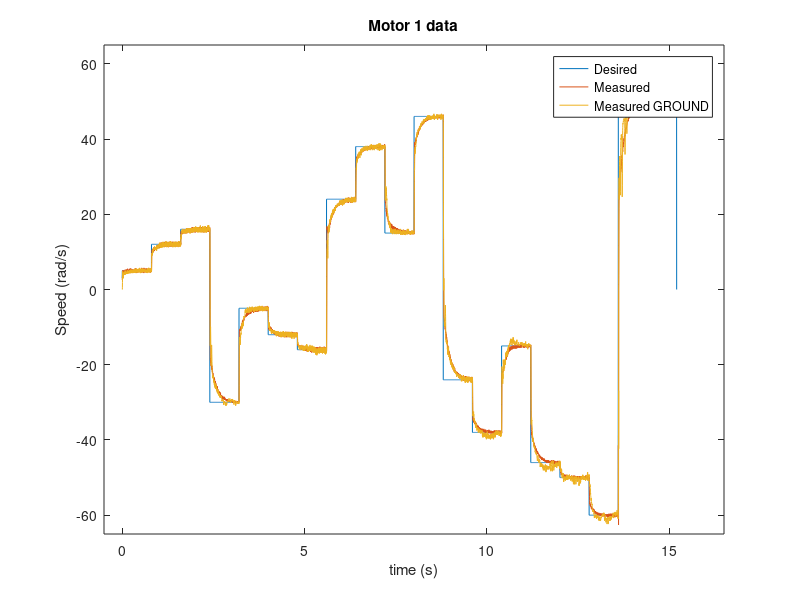
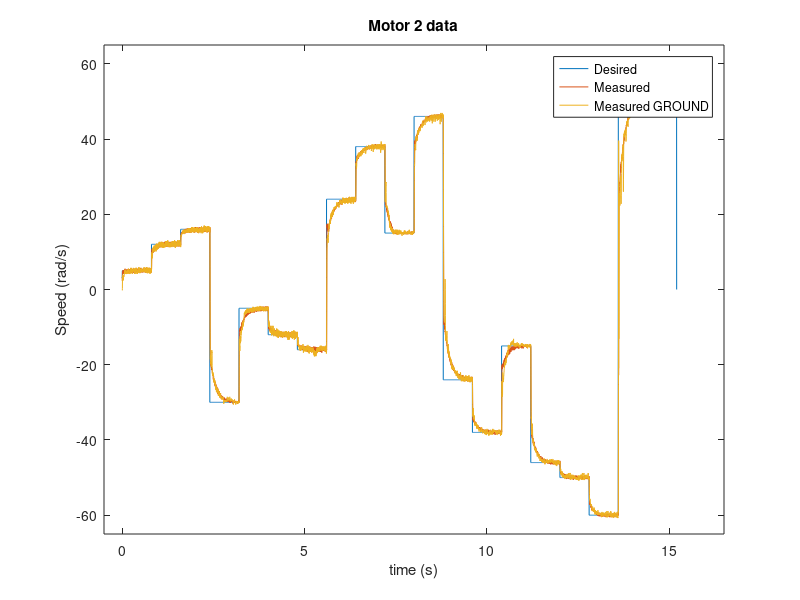
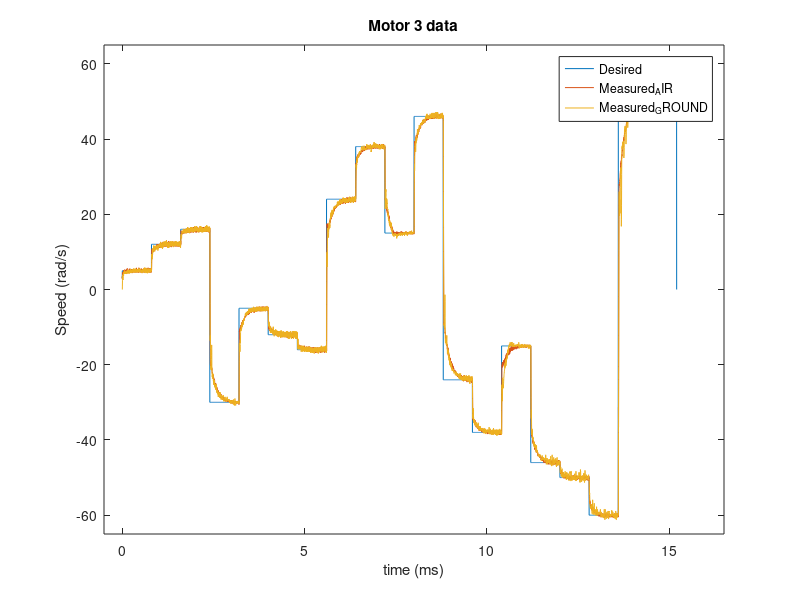
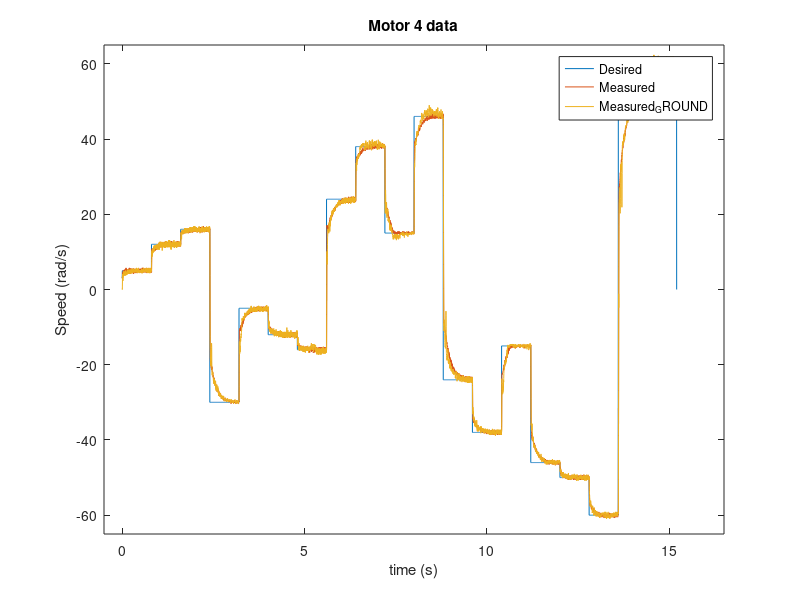

These figures' MATLAB source, in order:
clear all
close all
dataP = csvread('DATA_AIR_1ms_08_10_19.csv');
t = 0:0.002:15.203;
IN = dataP([401:8002],1);
M1 = dataP([401:8002],2);
M2 = dataP([401:8002],3);
M3 = dataP([401:8002],4);
M4 = dataP([401:8002],5);

dataP2 = csvread('DATA_GROUND_1ms_08_10_19.csv');
%t = 0:0.002:16.003;
IN_2 = dataP2([1:7602],1);
M1_2 = dataP2([1:7602],2);
M2_2 = dataP2([1:7602],3);
M3_2 = dataP2([1:7602],4);
M4_2 = dataP2([1:7602],5);

dataP3 = csvread('DATA_AIR_Master_1ms_08_10_19.csv');
%t = 0:0.002:15.203;
IN_3 = dataP3([401:8002],1);
M1_3 = dataP3([401:8002],2);
M2_3 = dataP3([401:8002],3);
M3_3 = dataP3([401:8002],4);
M4_3 = dataP3([401:8002],5);

dataP4 = csvread('DATA_GROUND_Master_1ms_08_10_19.csv');
%t = 0:0.002:16.003;
IN_4 = dataP4([401:8002],1);
M1_4 = dataP4([401:8002],2);
M2_4 = dataP4([401:8002],3);
M3_4 = dataP4([401:8002],4);
M4_4 = dataP4([401:8002],5);
figure;
%% Motor 1
plot(t, IN);
hold on
plot(t, M1);
plot(t, M1_2);
title('Motor 1 data')
xlabel('time (s)') 
ylabel('Speed (rad/s)') 
xlim([-0.5 16.5])
ylim([-65 65])
legend({'Desired','Measured', 'Measured GROUND'},'Location','northeast')
%% Motor 2
figure;
plot(t, IN);
hold on
plot(t, M2);
plot(t, M2_2);
title('Motor 2 data')
xlabel('time (s)') 
ylabel('Speed (rad/s)') 
xlim([-0.5 16.5])
ylim([-65 65])
legend({'Desired','Measured', 'Measured GROUND'},'Location','northeast')
%% Motor 3
figure;
plot(t, IN);
hold on
plot(t, M3);
plot(t, M3_2);
title('Motor 3 data')
xlabel('time (ms)') 
ylabel('Speed (rad/s)') 
xlim([-0.5 16.5])
ylim([-65 65])
legend({'Desired','Measured_AIR', 'Measured_GROUND'},'Location','northeast')
%% Motor 4
figure;
plot(t, IN);
hold on
plot(t, M4);
plot(t, M4_2);
title('Motor 4 data')
xlabel('time (s)') 
ylabel('Speed (rad/s)') 
xlim([-0.5 16.5])
ylim([-65 65])
legend({'Desired','Measured', 'Measured_GROUND'},'Location','northeast')

figure;
%% Motor 1
plot(t, IN);
hold on
plot(t, M1_3);
plot(t, M1_4);
title('Motor 1 data')
xlabel('time (s)') 
ylabel('Speed (rad/s)') 
xlim([-0.5 16.5])
ylim([-65 65])
legend({'Desired','Measured', 'Measured GROUND'},'Location','northeast')
%% Motor 2
figure;
plot(t, IN);
hold on
plot(t, M2_3);
plot(t, M2_4);
title('Motor 2 data')
xlabel('time (s)') 
ylabel('Speed (rad/s)') 
xlim([-0.5 16.5])
ylim([-65 65])
legend({'Desired','Measured', 'Measured GROUND'},'Location','northeast')
%% Motor 3
figure;
plot(t, IN);
hold on
plot(t, M3_3);
plot(t, M3_4);
title('Motor 3 data')
xlabel('time (ms)') 
ylabel('Speed (rad/s)') 
xlim([-0.5 16.5])
ylim([-65 65])
legend({'Desired','Measured_AIR', 'Measured_GROUND'},'Location','northeast')
%% Motor 4
figure;
plot(t, IN);
hold on
plot(t, M4_3);
plot(t, M4_4);
title('Motor 4 data')
xlabel('time (s)') 
ylabel('Speed (rad/s)') 
xlim([-0.5 16.5])
ylim([-65 65])
legend({'Desired','Measured', 'Measured_GROUND'},'Location','northeast')

figure;
%% Motor 1
plot(t, IN);
hold on
plot(t, M1_2);
plot(t, M1_4);
title('Motor 1 data')
xlabel('time (s)') 
ylabel('Speed (rad/s)') 
xlim([-0.5 16.5])
ylim([-65 65])
legend({'Desired','PI Controller', 'Master'},'Location','northeast')
%% Motor 2
figure;
plot(t, IN);
hold on
plot(t, M2_2);
plot(t, M2_4);
title('Motor 2 data')
xlabel('time (s)') 
ylabel('Speed (rad/s)') 
xlim([-0.5 16.5])
ylim([-65 65])
legend({'Desired','PI Controller', 'Master'},'Location','northeast')
%% Motor 3
figure;
plot(t, IN);
hold on
plot(t, M3_2);
plot(t, M3_4);
title('Motor 3 data')
xlabel('time (ms)') 
ylabel('Speed (rad/s)') 
xlim([-0.5 16.5])
ylim([-65 65])
legend({'Desired','PI Controller', 'Master'},'Location','northeast')
%% Motor 4
figure;
plot(t, IN);
hold on
plot(t, M4_2);
plot(t, M4_4);
title('Motor 4 data')
xlabel('time (s)') 
ylabel('Speed (rad/s)') 
xlim([-0.5 16.5])
ylim([-65 65])
legend({'Desired','PI Controller', 'Master'},'Location','northeast')
%{
dataP2 = csvread('DATA_GROUND_1ms_08_10_19.csv');
%t = 0:0.002:16.003;
IN_2 = dataP2([1:8002],1);
M1_2 = dataP2([1:8002],2);
M2_2 = dataP2([1:8002],3);
M3_2 = dataP2([1:8002],4);
M4_2 = dataP2([1:8002],5);
figure;
%% Motor 1
plot(t, IN_2);
hold on
plot(t, M1_2);
title('Motor 1  GROUND data')
xlabel('time (ms)') 
ylabel('Speed (rad/s)') 
xlim([-100 100])
ylim([-65 65])
legend({'Desired','Measured'},'Location','northeast')
%% Motor 2
figure;
plot(t, IN_2);
hold on
plot(t, M2_2);
title('Motor 2  GROUND data')
xlabel('time (ms)') 
ylabel('Speed (rad/s)') 
xlim([-0.1 20])
ylim([-21 21])
legend({'Desired','Measured'},'Location','northeast')
%% Motor 3
figure;
plot(t, IN_2);
hold on
plot(t, M3_2);
title('Motor 3  GROUND data')
xlabel('time (ms)') 
ylabel('Speed (rad/s)') 
xlim([-0.1 20])
ylim([-21 21])
legend({'Desired','Measured'},'Location','northeast')
%% Motor 4
figure;
plot(t, IN_2);
hold on
plot(t, M4_2);
title('Motor 4 GROUND data')
xlabel('time (ms)') 
ylabel('Speed (rad/s)') 
xlim([-0.1 20])
ylim([-21 21])
legend({'Desired','Measured'},'Location','northeast')
%}
